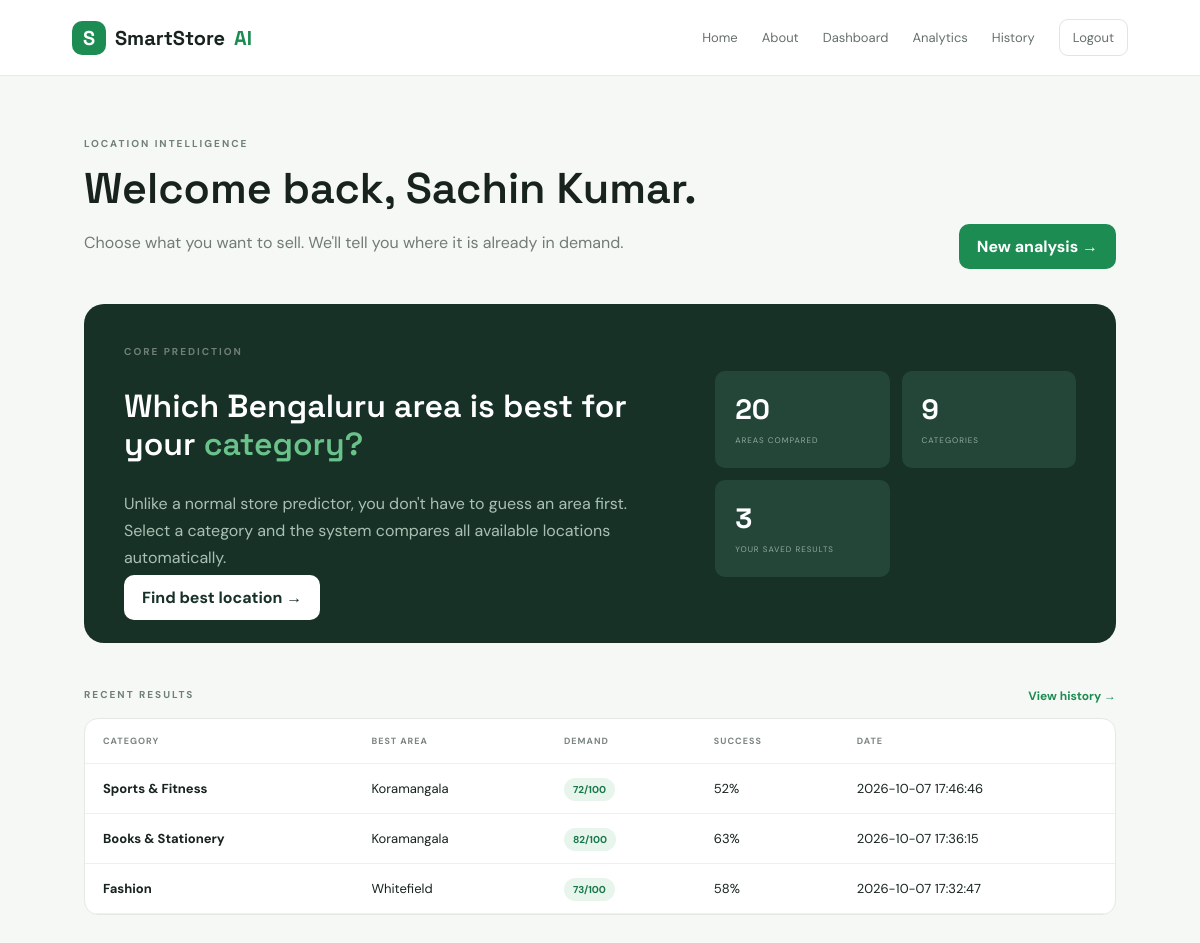
/dashboard (signed in), run on the app's committed database.
### tables this page shows
CREATE TABLE predictions(id INTEGER PRIMARY KEY AUTOINCREMENT,user_id INTEGER,category TEXT,area TEXT,recommendation TEXT,probability REAL,demand_score REAL,monthly_orders INTEGER,monthly_revenue REAL,monthly_profit REAL,created_at TIMESTAMP DEFAULT CURRENT_TIMESTAMP);

### app/app.py (the view)
@app.route('/dashboard')
@auth
def dashboard():
    c=conn(); recent=c.execute('SELECT * FROM predictions WHERE user_id=? ORDER BY id DESC LIMIT 5',(session['user_id'],)).fetchall(); count=c.execute('SELECT COUNT(*) n FROM predictions WHERE user_id=?',(session['user_id'],)).fetchone()['n']; c.close()
    return render_template('dashboard.html',recent=recent,prediction_count=count)

### app/app.py (called while the page is built)
def conn():
    c=sqlite3.connect(DB); c.row_factory=sqlite3.Row; return c

def auth(f):
    @wraps(f)
    def w(*a,**kw):
        if 'user_id' not in session: return redirect(url_for('login',next=request.path))
        return f(*a,**kw)
    return w

@app.context_processor
def ctx(): return {'current_user':session.get('name'),'current_role':session.get('role'),'areas':AREAS,'categories':CATEGORIES}

### templates/dashboard.html
{% extends 'base.html' %}{% block title %}Dashboard · SmartStore AI{% endblock %}{% block content %}<section class="page"><div class="head"><div><span class="eyebrow">LOCATION INTELLIGENCE</span><h1>Welcome back, {{current_user}}.</h1><p>Choose what you want to sell. We'll tell you where it is already in demand.</p></div><a class="btn" href="{{url_for('predict')}}">New analysis →</a></div><div class="finder"><div><span class="eyebrow">CORE PREDICTION</span><h2>Which Bengaluru area is best for your <span>category?</span></h2><p>Unlike a normal store predictor, you don't have to guess an area first. Select a category and the system compares all available locations automatically.</p><a class="btn light" href="{{url_for('predict')}}">Find best location →</a></div><div class="finderstats"><div><b>20</b><small>AREAS COMPARED</small></div><div><b>9</b><small>CATEGORIES</small></div><div><b>{{prediction_count}}</b><small>YOUR SAVED RESULTS</small></div></div></div><div class="recenthead"><span class="eyebrow">RECENT RESULTS</span><a href="{{url_for('history')}}">View history →</a></div><div class="table">{% if recent %}<table><tr><th>Category</th><th>Best area</th><th>Demand</th><th>Success</th><th>Date</th></tr>{% for r in recent %}<tr><td><b>{{r.category}}</b></td><td>{{r.area}}</td><td><span class="pill">{{r.demand_score|round|int}}/100</span></td><td>{{r.probability|round|int}}%</td><td>{{r.created_at}}</td></tr>{% endfor %}</table>{% else %}<div class="empty"><h3>No saved predictions yet</h3><p>Run your first category analysis above.</p></div>{% endif %}</div></section>{% endblock %}

### templates/base.html (shortened to what this page needs)
<!doctype html><html><head><link rel="stylesheet" href="{{url_for('static',filename='css/style.css')}}"></head><body>
<nav class="nav"><a class="brand" href="{{url_for('index')}}"><span class="logo">S</span>SmartStore <i>AI</i></a><div class="links"><a href="{{url_for('index')}}">Home</a><a href="{{url_for('about')}}">About</a>{% if current_user %}<a href="{{url_for('dashboard')}}">Dashboard</a><a href="{{url_for('analytics')}}">Analytics</a><a href="{{url_for('history')}}">History</a>{% if current_role=='admin' %}<a href="{{url_for('admin')}}">Admin</a>{% endif %}<a class="logout" href="{{url_for('logout')}}">Logout</a>{% else %}<a href="{{url_for('login')}}">Sign in</a><a class="cta" href="{{url_for('signup')}}">Get started</a>{% endif %}</div></nav>
<main>{% block content %}{% endblock %}</main></body></html>

### static/css/style.css (style rules this page uses)
* { box-sizing:border-box }
body { margin:0;background:#f6f8f5;color:#17231c;font-family:'DM Sans',sans-serif }
a { text-decoration:none;color:inherit }
.nav { height:76px;background:#fff;border-bottom:1px solid #e7ebe7;display:flex;align-items:center;justify-content:space-between;padding:0 6%;position:sticky;top:0;z-index:20 }
.brand { font:700 20px 'Space Grotesk';display:flex;align-items:center;gap:9px }
.brand i { font-style:normal;color:#1c8b52 }
.logo { display:grid;place-items:center;width:34px;height:34px;border-radius:10px;background:#1d8c53;color:#fff }
.links { display:flex;align-items:center;gap:24px;font-size:13px;color:#667169 }
.cta,.btn { background:#1d8c53;color:#fff!important;border:0;border-radius:10px;padding:12px 18px;font-weight:700;cursor:pointer }
.logout { border:1px solid #dfe5e0;padding:9px 13px;border-radius:9px }
.eyebrow { font-size:10px;letter-spacing:2px;font-weight:700;color:#708077 }
.page { max-width:1350px;margin:auto;padding:55px 7% }
.head { display:flex;justify-content:space-between;align-items:flex-end;gap:30px }
.head h1 { font:600 43px 'Space Grotesk';margin:9px 0 }
.head p { color:#727b75 }
.finder { margin-top:35px;background:#173126;color:#fff;border-radius:20px;padding:35px 40px;display:grid;grid-template-columns:1.2fr .8fr;gap:50px }
.finder h2 { font:600 32px/1.2 'Space Grotesk' }
.finder h2 span { color:#6ac28b }
.finder p { color:#abc0b4;line-height:1.7;max-width:650px }
.light { background:#fff!important;color:#173126!important;margin-top:15px }
.finderstats { display:grid;grid-template-columns:1fr 1fr;gap:12px;align-content:center }
.finderstats div { background:#244638;padding:20px;border-radius:10px }
.finderstats b { font:700 28px 'Space Grotesk';display:block }
.finderstats small { font-size:8px;letter-spacing:1px;color:#91aa9d }
.recenthead { display:flex;justify-content:space-between;margin:45px 0 14px }
.recenthead a { color:#1d8c53;font-size:12px;font-weight:700 }
.table { background:#fff;border:1px solid #e4e9e4;border-radius:14px;overflow:auto }
.table table { width:100%;border-collapse:collapse;min-width:750px }
.table th,.table td { padding:16px 18px;text-align:left;border-bottom:1px solid #edf0ed;font-size:13px }
.table th { font-size:9px;letter-spacing:1px;color:#7b857e;text-transform:uppercase }
.pill { background:#e8f5ec;color:#187849;padding:5px 9px;border-radius:15px;font-size:10px;font-weight:700 }

### data on the page
predictions: category "Sports & Fitness", area "Koramangala", demand_score "72", probability "52", created_at "2026-10-07 17:46:46"
predictions: category "Books & Stationery", area "Koramangala", demand_score "82", probability "63", created_at "2026-10-07 17:36:15"
predictions: category "Fashion", area "Whitefield", demand_score "73", probability "58", created_at "2026-10-07 17:32:47"

### other printed values
{{ current_user }} "Sachin Kumar"
{{ prediction_count }} "3"
